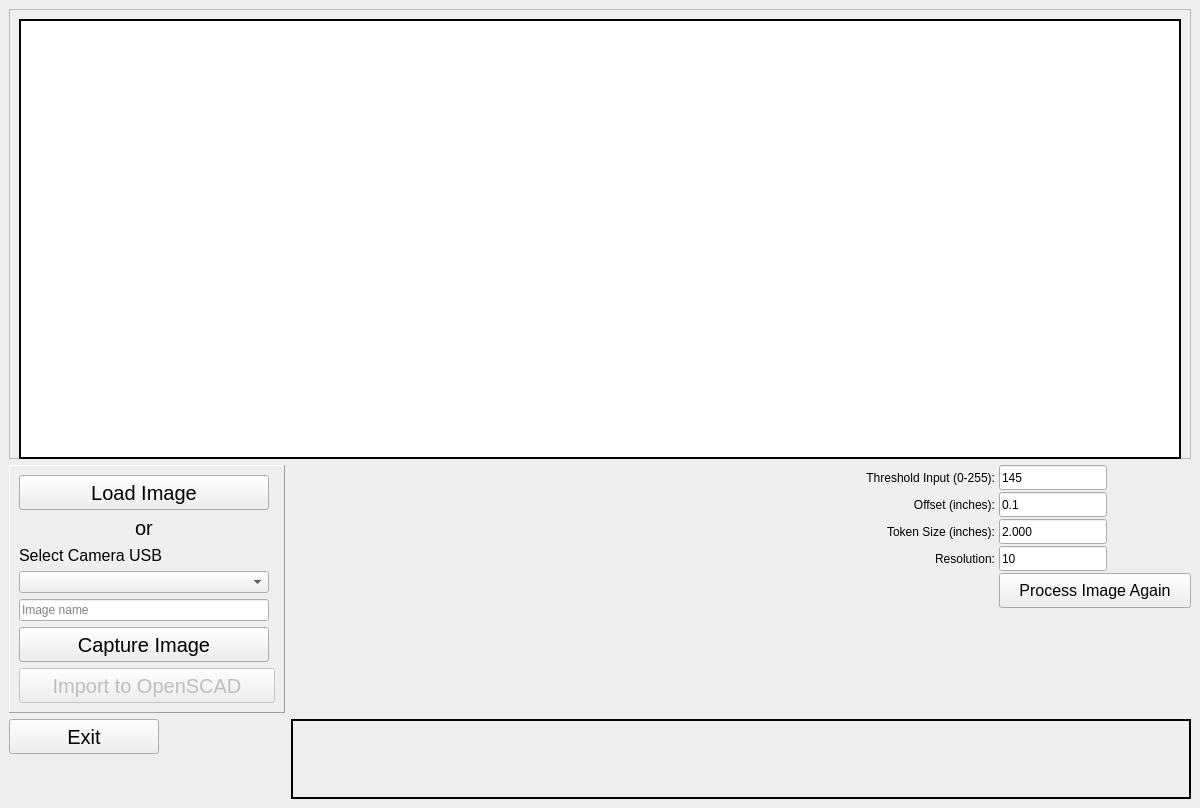
<?xml version="1.0" encoding="UTF-8"?>
<ui version="4.0">
 <class>MainWindow</class>
 <widget class="QMainWindow" name="MainWindow">
  <property name="geometry">
   <rect>
    <x>0</x>
    <y>0</y>
    <width>1200</width>
    <height>800</height>
   </rect>
  </property>
  <property name="sizePolicy">
   <sizepolicy hsizetype="Maximum" vsizetype="Preferred">
    <horstretch>0</horstretch>
    <verstretch>0</verstretch>
   </sizepolicy>
  </property>
  <property name="minimumSize">
   <size>
    <width>1200</width>
    <height>0</height>
   </size>
  </property>
  <property name="windowTitle">
   <string>Image to DXF Converter</string>
  </property>
  <widget class="QWidget" name="centralwidget">
   <layout class="QFormLayout" name="formLayout">
    <item row="0" column="0" colspan="2">
     <widget class="QFrame" name="frame_2">
      <property name="sizePolicy">
       <sizepolicy hsizetype="Expanding" vsizetype="Expanding">
        <horstretch>0</horstretch>
        <verstretch>0</verstretch>
       </sizepolicy>
      </property>
      <property name="minimumSize">
       <size>
        <width>0</width>
        <height>450</height>
       </size>
      </property>
      <property name="frameShape">
       <enum>QFrame::Shape::StyledPanel</enum>
      </property>
      <property name="frameShadow">
       <enum>QFrame::Shadow::Raised</enum>
      </property>
      <layout class="QHBoxLayout" name="horizontalLayout">
       <item>
        <widget class="QGraphicsView" name="canvas">
         <property name="sizePolicy">
          <sizepolicy hsizetype="Expanding" vsizetype="Expanding">
           <horstretch>0</horstretch>
           <verstretch>0</verstretch>
          </sizepolicy>
         </property>
         <property name="minimumSize">
          <size>
           <width>785</width>
           <height>440</height>
          </size>
         </property>
         <property name="styleSheet">
          <string notr="true">border: 2px solid black;</string>
         </property>
         <property name="frameShape">
          <enum>QFrame::Shape::Panel</enum>
         </property>
        </widget>
       </item>
      </layout>
     </widget>
    </item>
    <item row="1" column="0">
     <widget class="QFrame" name="frame">
      <property name="enabled">
       <bool>true</bool>
      </property>
      <property name="frameShape">
       <enum>QFrame::Shape::Panel</enum>
      </property>
      <property name="frameShadow">
       <enum>QFrame::Shadow::Raised</enum>
      </property>
      <layout class="QGridLayout" name="gridLayout_3">
       <item row="6" column="0">
        <widget class="QPushButton" name="camera_pushButton">
         <property name="minimumSize">
          <size>
           <width>0</width>
           <height>35</height>
          </size>
         </property>
         <property name="font">
          <font>
           <pointsize>15</pointsize>
          </font>
         </property>
         <property name="text">
          <string>Capture Image</string>
         </property>
        </widget>
       </item>
       <item row="2" column="0">
        <spacer name="verticalSpacer_2">
         <property name="orientation">
          <enum>Qt::Orientation::Vertical</enum>
         </property>
         <property name="sizeHint" stdset="0">
          <size>
           <width>20</width>
           <height>40</height>
          </size>
         </property>
        </spacer>
       </item>
       <item row="4" column="0">
        <widget class="QComboBox" name="comboBox">
         <property name="minimumSize">
          <size>
           <width>250</width>
           <height>0</height>
          </size>
         </property>
        </widget>
       </item>
       <item row="7" column="0">
        <spacer name="verticalSpacer">
         <property name="orientation">
          <enum>Qt::Orientation::Vertical</enum>
         </property>
         <property name="sizeHint" stdset="0">
          <size>
           <width>20</width>
           <height>40</height>
          </size>
         </property>
        </spacer>
       </item>
       <item row="9" column="0" colspan="2">
        <widget class="QPushButton" name="import_button">
         <property name="enabled">
          <bool>false</bool>
         </property>
         <property name="minimumSize">
          <size>
           <width>0</width>
           <height>35</height>
          </size>
         </property>
         <property name="font">
          <font>
           <pointsize>15</pointsize>
          </font>
         </property>
         <property name="text">
          <string>Import to OpenSCAD</string>
         </property>
        </widget>
       </item>
       <item row="0" column="0">
        <widget class="QPushButton" name="load_button">
         <property name="minimumSize">
          <size>
           <width>0</width>
           <height>35</height>
          </size>
         </property>
         <property name="font">
          <font>
           <pointsize>15</pointsize>
          </font>
         </property>
         <property name="text">
          <string>Load Image</string>
         </property>
        </widget>
       </item>
       <item row="3" column="0">
        <widget class="QLabel" name="label_2">
         <property name="font">
          <font>
           <pointsize>12</pointsize>
          </font>
         </property>
         <property name="text">
          <string>Select Camera USB</string>
         </property>
        </widget>
       </item>
       <item row="1" column="0">
        <widget class="QLabel" name="label">
         <property name="sizePolicy">
          <sizepolicy hsizetype="Preferred" vsizetype="Minimum">
           <horstretch>0</horstretch>
           <verstretch>0</verstretch>
          </sizepolicy>
         </property>
         <property name="font">
          <font>
           <pointsize>15</pointsize>
           <bold>false</bold>
          </font>
         </property>
         <property name="text">
          <string>or</string>
         </property>
         <property name="alignment">
          <set>Qt::AlignmentFlag::AlignCenter</set>
         </property>
        </widget>
       </item>
       <item row="5" column="0">
        <widget class="QLineEdit" name="image_name">
         <property name="inputMask">
          <string/>
         </property>
         <property name="text">
          <string/>
         </property>
         <property name="maxLength">
          <number>30</number>
         </property>
         <property name="placeholderText">
          <string>Image name</string>
         </property>
        </widget>
       </item>
      </layout>
     </widget>
    </item>
    <item row="1" column="1">
     <layout class="QGridLayout" name="gridLayout" rowstretch="0,0,0,0,0" rowminimumheight="0,0,0,0,0" columnminimumwidth="0,0,0">
      <property name="horizontalSpacing">
       <number>4</number>
      </property>
      <property name="verticalSpacing">
       <number>2</number>
      </property>
      <item row="0" column="1">
       <widget class="QLabel" name="label_threshold">
        <property name="sizePolicy">
         <sizepolicy hsizetype="MinimumExpanding" vsizetype="Preferred">
          <horstretch>0</horstretch>
          <verstretch>0</verstretch>
         </sizepolicy>
        </property>
        <property name="minimumSize">
         <size>
          <width>0</width>
          <height>0</height>
         </size>
        </property>
        <property name="text">
         <string>Threshold Input (0-255):</string>
        </property>
        <property name="alignment">
         <set>Qt::AlignmentFlag::AlignRight|Qt::AlignmentFlag::AlignTrailing|Qt::AlignmentFlag::AlignVCenter</set>
        </property>
       </widget>
      </item>
      <item row="1" column="2">
       <widget class="QLineEdit" name="offset_entry">
        <property name="sizePolicy">
         <sizepolicy hsizetype="Fixed" vsizetype="Fixed">
          <horstretch>0</horstretch>
          <verstretch>0</verstretch>
         </sizepolicy>
        </property>
        <property name="minimumSize">
         <size>
          <width>100</width>
          <height>25</height>
         </size>
        </property>
        <property name="text">
         <string>0.1</string>
        </property>
       </widget>
      </item>
      <item row="4" column="2">
       <widget class="QPushButton" name="process_button">
        <property name="sizePolicy">
         <sizepolicy hsizetype="Fixed" vsizetype="Fixed">
          <horstretch>0</horstretch>
          <verstretch>0</verstretch>
         </sizepolicy>
        </property>
        <property name="minimumSize">
         <size>
          <width>192</width>
          <height>35</height>
         </size>
        </property>
        <property name="maximumSize">
         <size>
          <width>250</width>
          <height>16777215</height>
         </size>
        </property>
        <property name="font">
         <font>
          <pointsize>12</pointsize>
         </font>
        </property>
        <property name="layoutDirection">
         <enum>Qt::LayoutDirection::LeftToRight</enum>
        </property>
        <property name="autoFillBackground">
         <bool>false</bool>
        </property>
        <property name="text">
         <string>Process Image Again</string>
        </property>
       </widget>
      </item>
      <item row="1" column="1">
       <widget class="QLabel" name="label_offset">
        <property name="sizePolicy">
         <sizepolicy hsizetype="MinimumExpanding" vsizetype="Preferred">
          <horstretch>0</horstretch>
          <verstretch>0</verstretch>
         </sizepolicy>
        </property>
        <property name="text">
         <string>Offset (inches):</string>
        </property>
        <property name="alignment">
         <set>Qt::AlignmentFlag::AlignRight|Qt::AlignmentFlag::AlignTrailing|Qt::AlignmentFlag::AlignVCenter</set>
        </property>
       </widget>
      </item>
      <item row="3" column="1">
       <widget class="QLabel" name="label_resolution">
        <property name="sizePolicy">
         <sizepolicy hsizetype="MinimumExpanding" vsizetype="Preferred">
          <horstretch>0</horstretch>
          <verstretch>0</verstretch>
         </sizepolicy>
        </property>
        <property name="text">
         <string>Resolution:</string>
        </property>
        <property name="alignment">
         <set>Qt::AlignmentFlag::AlignRight|Qt::AlignmentFlag::AlignTrailing|Qt::AlignmentFlag::AlignVCenter</set>
        </property>
       </widget>
      </item>
      <item row="2" column="2">
       <widget class="QLineEdit" name="token_entry">
        <property name="sizePolicy">
         <sizepolicy hsizetype="Fixed" vsizetype="Fixed">
          <horstretch>0</horstretch>
          <verstretch>0</verstretch>
         </sizepolicy>
        </property>
        <property name="minimumSize">
         <size>
          <width>100</width>
          <height>25</height>
         </size>
        </property>
        <property name="text">
         <string>2.000</string>
        </property>
       </widget>
      </item>
      <item row="2" column="1">
       <widget class="QLabel" name="label_token">
        <property name="sizePolicy">
         <sizepolicy hsizetype="MinimumExpanding" vsizetype="Preferred">
          <horstretch>0</horstretch>
          <verstretch>0</verstretch>
         </sizepolicy>
        </property>
        <property name="text">
         <string>Token Size (inches):</string>
        </property>
        <property name="alignment">
         <set>Qt::AlignmentFlag::AlignRight|Qt::AlignmentFlag::AlignTrailing|Qt::AlignmentFlag::AlignVCenter</set>
        </property>
       </widget>
      </item>
      <item row="3" column="2">
       <widget class="QLineEdit" name="resolution_entry">
        <property name="sizePolicy">
         <sizepolicy hsizetype="Fixed" vsizetype="Fixed">
          <horstretch>0</horstretch>
          <verstretch>0</verstretch>
         </sizepolicy>
        </property>
        <property name="minimumSize">
         <size>
          <width>100</width>
          <height>25</height>
         </size>
        </property>
        <property name="text">
         <string>10</string>
        </property>
       </widget>
      </item>
      <item row="0" column="2">
       <widget class="QLineEdit" name="threshold_entry">
        <property name="sizePolicy">
         <sizepolicy hsizetype="Fixed" vsizetype="Fixed">
          <horstretch>0</horstretch>
          <verstretch>0</verstretch>
         </sizepolicy>
        </property>
        <property name="minimumSize">
         <size>
          <width>100</width>
          <height>25</height>
         </size>
        </property>
        <property name="text">
         <string>145</string>
        </property>
       </widget>
      </item>
     </layout>
    </item>
    <item row="3" column="0">
     <widget class="QPushButton" name="exit_button">
      <property name="minimumSize">
       <size>
        <width>150</width>
        <height>35</height>
       </size>
      </property>
      <property name="font">
       <font>
        <pointsize>15</pointsize>
       </font>
      </property>
      <property name="text">
       <string>Exit</string>
      </property>
     </widget>
    </item>
    <item row="3" column="1">
     <widget class="QLabel" name="console_text">
      <property name="sizePolicy">
       <sizepolicy hsizetype="Preferred" vsizetype="Minimum">
        <horstretch>0</horstretch>
        <verstretch>0</verstretch>
       </sizepolicy>
      </property>
      <property name="minimumSize">
       <size>
        <width>0</width>
        <height>80</height>
       </size>
      </property>
      <property name="styleSheet">
       <string notr="true">border: 2px solid black;</string>
      </property>
      <property name="wordWrap">
       <bool>true</bool>
      </property>
     </widget>
    </item>
   </layout>
  </widget>
 </widget>
 <tabstops>
  <tabstop>canvas</tabstop>
  <tabstop>load_button</tabstop>
  <tabstop>import_button</tabstop>
  <tabstop>offset_entry</tabstop>
  <tabstop>token_entry</tabstop>
  <tabstop>resolution_entry</tabstop>
  <tabstop>threshold_entry</tabstop>
 </tabstops>
 <resources/>
 <connections/>
</ui>
